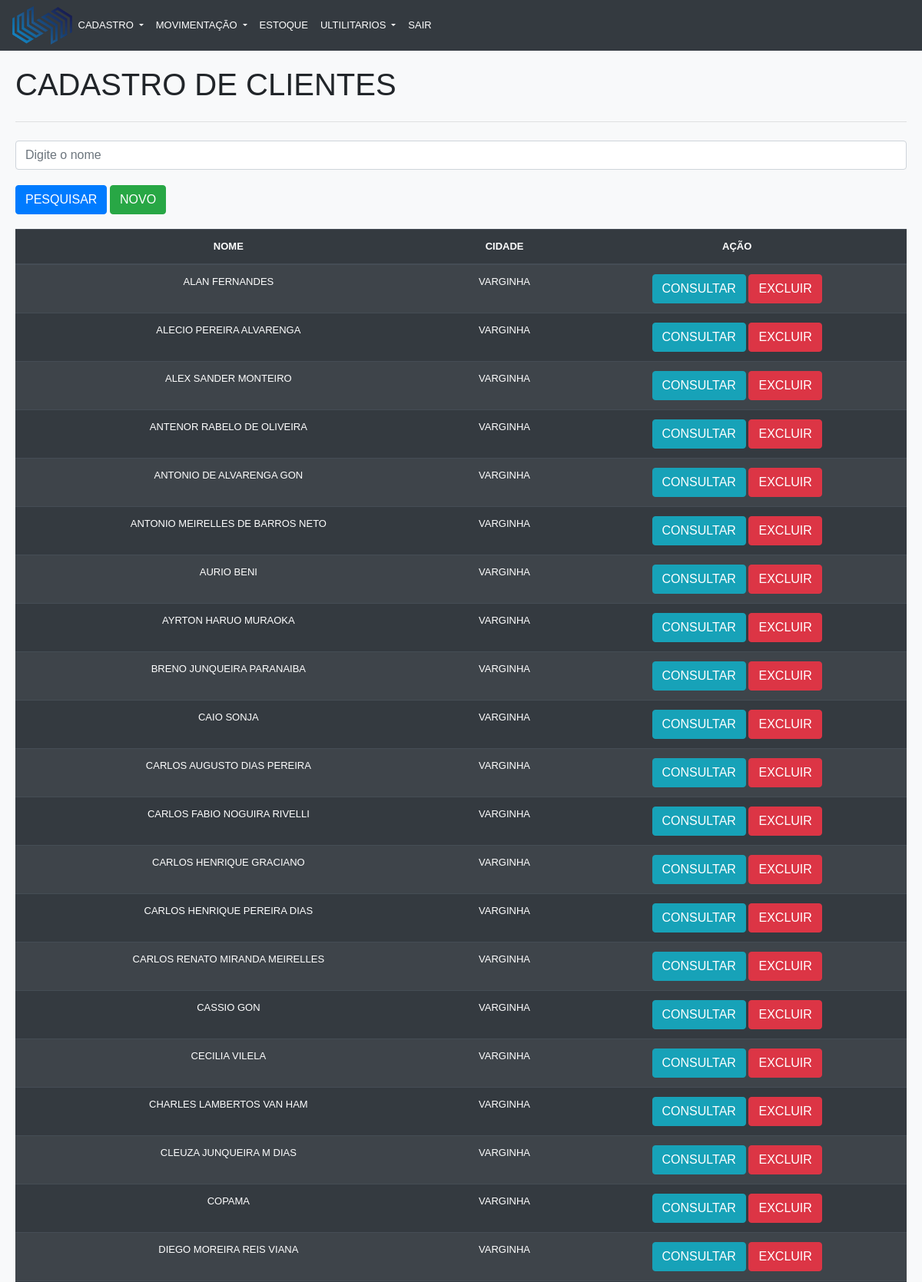
Screenshot of /crud/cliente_Consultar.php (signed in, upper part) with the database file from the repository.
### tables this page shows
CREATE TABLE IF NOT EXISTS `cliente` (
  `id` int(10) NOT NULL AUTO_INCREMENT,
  `nome` varchar(50) NOT NULL,
  `cidade` varchar(50) DEFAULT NULL,
  PRIMARY KEY (`id`)
);

### crud/classes/cadastroCliente.class.php (called while the page is built, shortened)
<?php
class Cliente
{
    private $pdo;
    public function __construct($pdo)
    {
        $this->pdo = $pdo;
    }
    public function consultar($iden = '')
    {
        if ($iden == null) {
            $sql = "SELECT * FROM cliente ";
            $stmt = $this->pdo->prepare($sql);
            $stmt->execute();
            if ($stmt->rowCount() > 0) {
                return $stmt->fetchAll();
            } else {
                return array();
            }
        }
    }
}

### crud/cliente_Consultar.php (the view, shortened to what this page needs)
<?php
require("conn.php");
require 'classes/cadastroCliente.class.php';
$cliente = new Cliente($pdo);
?>
<!DOCTYPE html>
<html lang="pt-br">
<head>
    <link rel="stylesheet" href="https://stackpath.bootstrapcdn.com/bootstrap/4.3.1/css/bootstrap.min.css">
    <link rel="stylesheet" href="css/geral.css">
    <link rel="stylesheet" href="//cdn.datatables.net/1.10.21/css/jquery.dataTables.min.css">
</head>
<body class="bg-light">
    <div class="">
        <header>
            <?php
            include_once "menu.php"; ?>
        </header>
        <section class="corpo">
            <h1 id="content" class="bd-title">Cadastro de Clientes</h1>
            <hr class="my-4">
            <form action="" name="filtro" method="POST">
                <input type="search" name="pesquisar" class="form-control" id="pesquisar" placeholder="Digite o nome"><br>
                <input type="submit" class="btn btn-primary" value="PESQUISAR">
                <input type="button" value="NOVO" class="btn btn-success" onclick="window.location='cliente_Salvar.php';">
            </form><br>
            <table class="table table-striped table-dark table-hover tab">
                <thead>
                    <tr>
                        <th scope="col">Nome</td>
                        <th scope="col">Cidade</td>
                        <th scope="col">Ação</td>
                    </tr>
                </thead>
                <?php if (!empty($_POST['pesquisar'])) {
                    $pesq = $_POST['pesquisar'];
                    $lista = $cliente->consultar($pesq);
                } else {
                    $lista = $cliente->consultar();
                }
                foreach ($lista as $item) :
                ?>
                    <tr>
                        <td><?php echo $item['nome']; ?></td>
                        <td><?php echo $item['cidade']; ?></td>
                        <td>
                            <a href="<?php echo 'cliente_Salvar.php?id=' . $item['id']; ?>" class="btn btn-info">CONSULTAR</a>
                            <a href="<?php echo 'cliente_Deletar.php?id=' . $item['id'] . '&nome=' . $item['nome']; ?>" class="btn btn-danger">EXCLUIR</a>
                        </td>
                    </tr>
                <?php endforeach; ?>
            </table>
        </section>
    </div>
</body>
</html>

### crud/css/geral.css (style rules this page uses)
body { margin: 0; padding: 0; text-transform: uppercase; font-family: Arial, Helvetica, sans-serif; font-size:small; }
header { vertical-align: center; margin: 0; padding: 0; }
.corpo { padding: 20px; }
.tab th { text-align: center; }
tr { text-align: center; }

### rows the page displays
cliente: nome "ALAN FERNANDES", cidade "VARGINHA"
cliente: nome "ALECIO PEREIRA ALVARENGA", cidade "VARGINHA"
cliente: nome "ALEX SANDER MONTEIRO", cidade "VARGINHA"
cliente: nome "ANTENOR RABELO DE OLIVEIRA", cidade "VARGINHA"
cliente: nome "ANTONIO DE ALVARENGA GON", cidade "VARGINHA"
cliente: nome "ANTONIO MEIRELLES DE BARROS NETO", cidade "VARGINHA"
cliente: nome "AURIO BENI", cidade "VARGINHA"
cliente: nome "AYRTON HARUO MURAOKA", cidade "VARGINHA"
cliente: nome "BRENO JUNQUEIRA PARANAIBA", cidade "VARGINHA"
cliente: nome "CAIO SONJA", cidade "VARGINHA"
cliente: nome "CARLOS AUGUSTO DIAS PEREIRA", cidade "VARGINHA"
cliente: nome "CARLOS FABIO NOGUIRA RIVELLI", cidade "VARGINHA"
cliente: nome "CARLOS HENRIQUE GRACIANO", cidade "VARGINHA"
cliente: nome "CARLOS HENRIQUE PEREIRA DIAS", cidade "VARGINHA"
cliente: nome "CARLOS RENATO MIRANDA MEIRELLES", cidade "VARGINHA"
cliente: nome "CASSIO GON", cidade "VARGINHA"
cliente: nome "CECILIA VILELA", cidade "VARGINHA"
cliente: nome "CHARLES LAMBERTOS VAN HAM", cidade "VARGINHA"
cliente: nome "CLEUZA JUNQUEIRA M DIAS", cidade "VARGINHA"
cliente: nome "COPAMA", cidade "VARGINHA"
cliente: nome "DIEGO MOREIRA REIS VIANA", cidade "VARGINHA"
